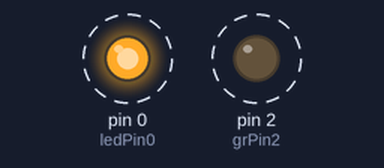
Simulated run of this sketch. Board: Arduino Uno, built with avr-gcc and run on an emulated ATmega328P. Shown: output pins drawn as LEDs (lit = HIGH). Dashed ring = blinking.

Above: at 0.2 s.
Timing chart, 0 to 3.0 s (numbered marks = the images above):
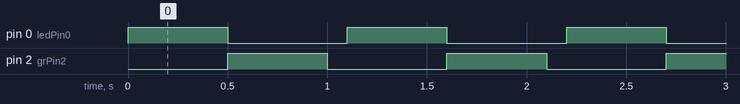

Measured:
- by itself, pin 0 (ledPin0), pin 2 (grPin2): alternates HIGH for 0.50 s and LOW for 0.60 s
- by itself, everything shown: repeats every 1.1 s, in 3 steps

The sketch:

led.ino
```cpp
// LEDを接続するピン番号を定義
const int ledPin0 = 0;
const int grPin2 = 2;

void setup() {
    // 各ピンを出力モードに設定
    pinMode(ledPin0, OUTPUT);
    pinMode(grPin2, OUTPUT);
}

void loop() {
    // LED1を点灯して待つ
    digitalWrite(ledPin0, HIGH);
    delay(500);
    digitalWrite(ledPin0, LOW);

    // LED2を点灯して待つ
    digitalWrite(grPin2, HIGH);
    delay(500);
    digitalWrite(grPin2, LOW);

    // 点滅が終わった後、0,1秒待ち
    delay(100);
}
```
